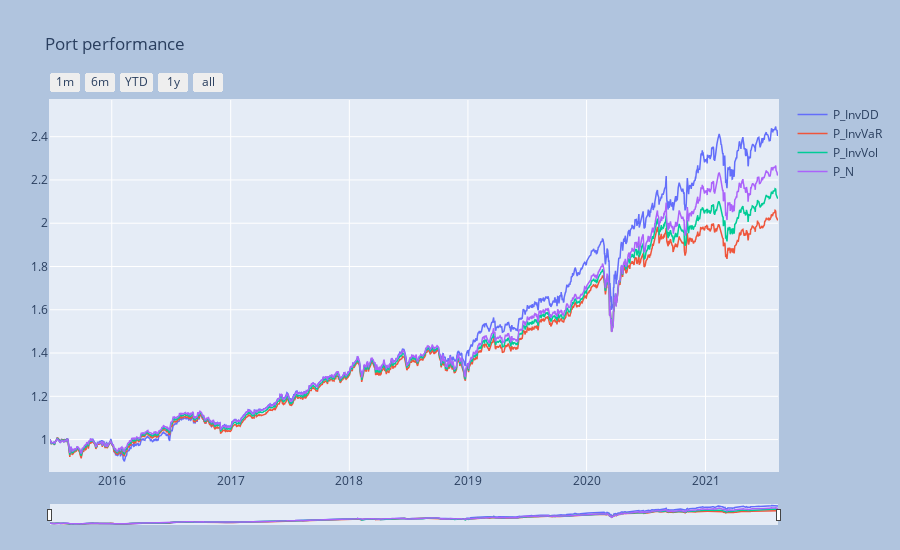

This figure's notebook cell:
### Markdown cell above
### Visualize the portfolio time-series

Note the use of the flags
- `componly=True` to retain only the portfolio components time-series and to exclude the aggregated portfolio of portfolios time-series,
- `fancy=True` to use the `plotly` interactive time series package.

*For more details see the documentation*

### Code cell
_ = ps.port_view_all(componly=True, fancy=True)

### Figure 1 — Plotly figure (JSON) as saved in the notebook; plotly's stock layout.template omitted (floating-point values rounded to 4 significant figures; data arrays with more than 128 entries replaced by an {"elided": "..."} marker saying what was removed)
{"data": [{"line": {"width": 1.5}, "name": "P_InvDD", "type": "scatter", "x": {"elided": "1545 str values"}, "y": {"elided": "1545 float values"}}, {"line": {"width": 1.5}, "name": "P_InvVaR", "type": "scatter", "x": {"elided": "1545 str values"}, "y": {"elided": "1545 float values"}}, {"line": {"width": 1.5}, "name": "P_InvVol", "type": "scatter", "x": {"elided": "1545 str values"}, "y": {"elided": "1545 float values"}}, {"line": {"width": 1.5}, "name": "P_N", "type": "scatter", "x": {"elided": "1545 str values"}, "y": {"elided": "1545 float values"}}], "layout": {"autosize": false, "height": 550, "margin": {"b": 25, "l": 50, "pad": 1, "r": 50, "t": 100}, "paper_bgcolor": "LightSteelBlue", "title": {"text": "Port performance"}, "width": 900, "xaxis": {"autorange": false, "fixedrange": false, "range": ["2015-06-25T00:00:00", "2021-08-12T00:00:00"], "rangeselector": {"buttons": [{"count": 1, "label": "1m", "step": "month", "stepmode": "backward"}, {"count": 6, "label": "6m", "step": "month", "stepmode": "backward"}, {"count": 1, "label": "YTD", "step": "year", "stepmode": "todate"}, {"count": 1, "label": "1y", "step": "year", "stepmode": "backward"}, {"step": "all"}]}, "rangeslider": {"thickness": 0.05, "visible": true}, "type": "date"}, "yaxis": {"autorange": false, "fixedrange": false, "range": [0.8548, 2.57]}}}
